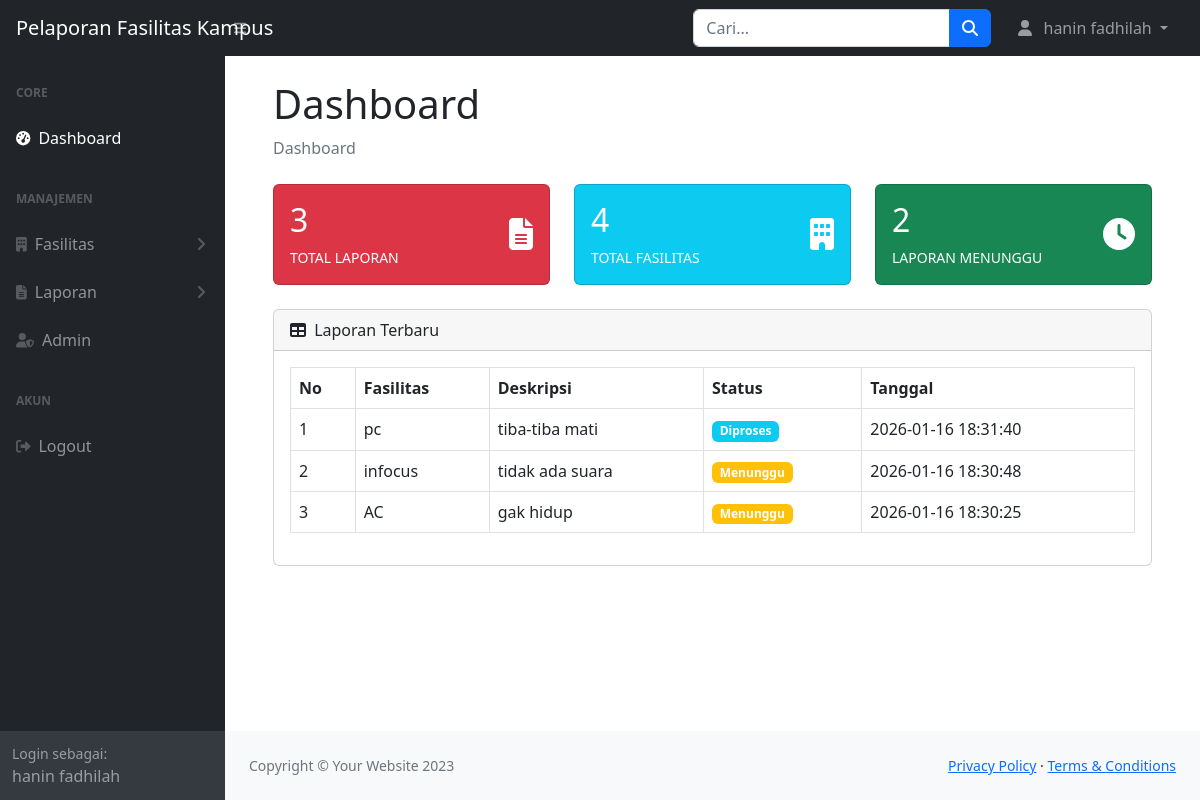
The app's page /index.php (signed in) with its own data.
### tables this page shows
CREATE TABLE `reports` (
  `id` int NOT NULL,
  `nama_pelapor` varchar(30) NOT NULL,
  `admin_id` int NOT NULL,
  `facility_id` int NOT NULL,
  `deskripsi` text NOT NULL,
  `status` enum('menunggu','diproses','selesai') DEFAULT 'menunggu',
  `tanggal` datetime DEFAULT CURRENT_TIMESTAMP
);

CREATE TABLE `facilities` (
  `id` int NOT NULL,
  `nama_fasilitas` varchar(100) NOT NULL,
  `lokasi` varchar(100) NOT NULL
);

### pages/dashboard.php (the view, shortened to what this page needs)
<?php
$qLaporan = mysqli_query($koneksi, "SELECT COUNT(*) AS total FROM reports");
$totalLaporan = mysqli_fetch_assoc($qLaporan)['total'];
$qFasilitas = mysqli_query($koneksi, "SELECT COUNT(*) AS total FROM facilities");
$totalFasilitas = mysqli_fetch_assoc($qFasilitas)['total'];
$qMenunggu = mysqli_query($koneksi, "SELECT COUNT(*) AS total FROM reports WHERE status='menunggu'");
$totalMenunggu = mysqli_fetch_assoc($qMenunggu)['total'];
?>
<div class="container-fluid px-4">
    <h1 class="mt-4">Dashboard</h1>
    <ol class="breadcrumb mb-4">
        <li class="breadcrumb-item active">Dashboard</li>
    </ol>
    <div class="row">
        <div class="col-xl-4 col-md-6">
            <div class="card bg-danger text-white mb-4">
                <div class="card-body">
                    <div class="row align-items-center">
                        <div class="col">
                            <div class="h2 font-weight-bold"><?= $totalLaporan ?></div>
                            <div class="text-uppercase font-weight-bold small">Total Laporan</div>
                        </div>
                        <div class="col-auto">
                            <i class="fas fa-file-alt fa-2x"></i>
                        </div>
                    </div>
                </div>
            </div>
        </div>
        <div class="col-xl-4 col-md-6">
            <div class="card bg-info text-white mb-4">
                <div class="card-body">
                    <div class="row align-items-center">
                        <div class="col">
                            <div class="h2 font-weight-bold"><?= $totalFasilitas ?></div>
                            <div class="text-uppercase font-weight-bold small">Total Fasilitas</div>
                        </div>
                        <div class="col-auto">
                            <i class="fas fa-building fa-2x"></i>
                        </div>
                    </div>
                </div>
            </div>
        </div>
        <div class="col-xl-4 col-md-6">
            <div class="card bg-success text-white mb-4">
                <div class="card-body">
                    <div class="row align-items-center">
                        <div class="col">
                            <div class="h2 font-weight-bold"><?= $totalMenunggu ?></div>
                            <div class="text-uppercase font-weight-bold small">Laporan Menunggu</div>
                        </div>
                        <div class="col-auto">
                            <i class="fas fa-clock fa-2x"></i>
                        </div>
                    </div>
                </div>
            </div>
        </div>
    </div>
    <div class="card mb-4">
        <div class="card-header">
            <i class="fas fa-table me-1"></i>
            Laporan Terbaru
        </div>
        <div class="card-body">
            <table id="datatablesSimple" class="table table-bordered">
                <thead>
                    <tr>
                        <th>No</th>
                        <th>Fasilitas</th>
                        <th>Deskripsi</th>
                        <th>Status</th>
                        <th>Tanggal</th>
                    </tr>
                </thead>
                <tbody>
                <?php
                $no = 1;
                $data = mysqli_query($koneksi, "
                    SELECT r.*, f.nama_fasilitas
                    FROM reports r
                    JOIN facilities f ON r.facility_id = f.id
                    ORDER BY r.tanggal DESC
                ");
                while($row = mysqli_fetch_assoc($data)) {
                ?>
                    <tr>
                        <td><?= $no++ ?></td>
                        <td><?= htmlspecialchars($row['nama_fasilitas']) ?></td>
                        <td><?= htmlspecialchars($row['deskripsi']) ?></td>
                        <td>
                            <span class="badge
                                <?= $row['status']=='menunggu'?'bg-warning':
                                    ($row['status']=='diproses'?'bg-info':'bg-success') ?>">
                                <?= ucfirst($row['status']) ?>
                            </span>
                        </td>
                        <td><?= $row['tanggal'] ?></td>
                    </tr>
                <?php } ?>
                </tbody>
            </table>
        </div>
    </div>
</div>

### records on screen
reports: facility.nama_fasilitas "pc", deskripsi "tiba-tiba mati", status "Diproses", tanggal "2026-01-16 18:31:40"
reports: facility.nama_fasilitas "infocus", deskripsi "tidak ada suara", status "Menunggu", tanggal "2026-01-16 18:30:48"
reports: facility.nama_fasilitas "AC", deskripsi "gak hidup", status "Menunggu", tanggal "2026-01-16 18:30:25"

### other values on screen
$_SESSION['nama_admin'] "hanin fadhilah"
$totalLaporan "3"
$totalFasilitas "4"
$totalMenunggu "2"
